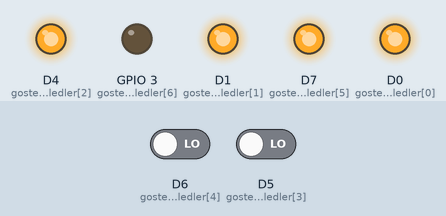
This sketch was run on a simulated ESP8266 (NodeMCU). Shown: output pins drawn as LEDs (lit = HIGH). The inputs (shaded band) are chosen by the test bench; at power-on: D6 (gosterge_ledler[4]) LOW, D5 (gosterge_ledler[3]) LOW.

Above: at 1.3 s.
1.4 s: D6 (gosterge_ledler[4]) driven HIGH
At 4.3 s:
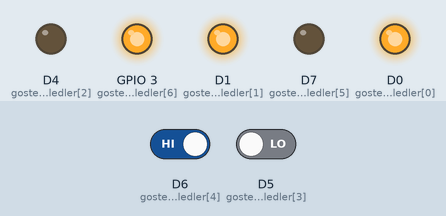
4.4 s: D5 (gosterge_ledler[3]) driven HIGH
At 5.2 s:
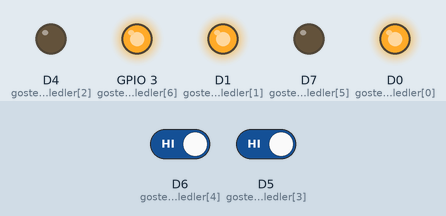
5.9 s: D5 (gosterge_ledler[3]) driven LOW
At 8.8 s:
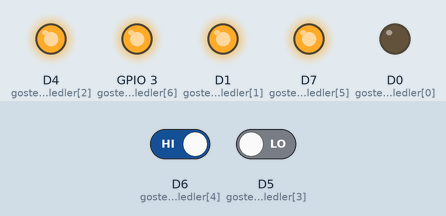
8.9 s: D6 (gosterge_ledler[4]) driven LOW
At 9.4 s:
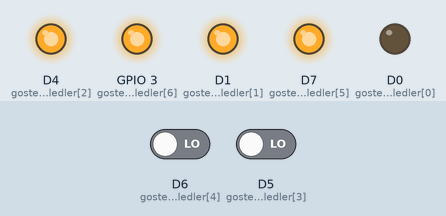
Timing chart, 0 to 11.4 s (numbered marks = the images above; inputs shaded):
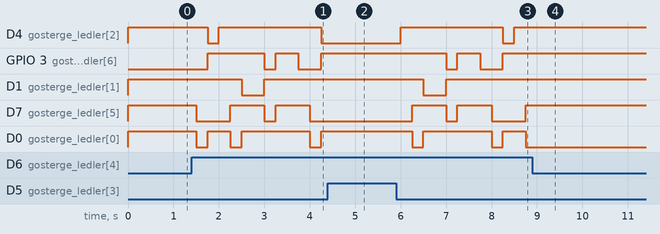

Measured:
- after the input at 1.4 s, D4 (gosterge_ledler[2]): HIGH → LOW after 0.35 s, → HIGH 0.25 s later, → LOW 2.3 s later; GPIO 3 (gosterge_ledler[6]): goes HIGH 1.3 s, LOW 0.25 s, HIGH 0.50 s, LOW 0.50 s, then HIGH, starting after 0.35 s
- after the input at 4.4 s, D4 (gosterge_ledler[2]): stays LOW (without the input it goes to HIGH after 0.10 s); GPIO 3 (gosterge_ledler[6]): stays HIGH (without the input it goes to LOW after 1.1 s)
- after the input at 5.9 s, D4 (gosterge_ledler[2]): LOW → HIGH after 0.10 s, → LOW 2.3 s later, → HIGH 0.25 s later; GPIO 3 (gosterge_ledler[6]): HIGH → LOW after 1.1 s, → HIGH 0.25 s later, → LOW 0.50 s later, → HIGH 0.50 s later
- after the input at 8.9 s, D4 (gosterge_ledler[2]): stays HIGH (without the input it goes to LOW after 1.9 s); GPIO 3 (gosterge_ledler[6]): stays HIGH (without the input it goes to LOW after 0.60 s)

The sketch:

DENEYAP_L5_1_7_Segment7_SayacVeButon_KisaKod.ino
```cpp
/*  HAFTA 5 - GOZLE UYGULAMA 1.7
    KONU: 7 Segment Display Sayac ve buton kisa kod
    Amac: 7 Segment Display 2 buton ile sayac yapip arttirma azaltma yapma.
*/

#define butonArti D12
#define butonEksi D13

int gosterge_ledler[] = {D0, D1, D4, D5, D6, D7, D9};

int sayac = 0;

byte dogruluk_tablosu[10][7] = {
  {1, 1, 1, 1, 1, 1, 0}, //0
  {0, 1, 1, 0, 0, 0, 0}, //1
  {1, 1, 0, 1, 1, 0, 1}, //2
  {1, 1, 1, 1, 0, 0, 1}, //3
  {0, 1, 1, 0, 0, 1, 1}, //4
  {1, 0, 1, 1, 0, 1, 1}, //5
  {1, 0, 1, 1, 1, 1, 1}, //6
  {1, 1, 1, 0, 0, 0, 0}, //7
  {1, 1, 1, 1, 1, 1, 1}, //8
  {1, 1, 1, 1, 0, 1, 1}, //9
};

void setup()
{
  for (int i = 0; i < 7; i++)
  {
    pinMode(gosterge_ledler[i], OUTPUT);
  }

  pinMode(butonArti, INPUT);
  pinMode(butonEksi, INPUT);
}

void loop()
{
  if (digitalRead(butonArti) == 1)
  {
    sayac++;
  }

  if (digitalRead(butonEksi) == 1)
  {
    sayac--;
  }

  if (sayac > 9)
  {
    sayac = 0;
  }

  if (sayac < 0)
  {
    sayac = 9;
  }


  for (int j = 0; j < 7; j++)
  {
    digitalWrite(gosterge_ledler[j], dogruluk_tablosu[sayac][j]);
  }
  delay(250);
}
```
